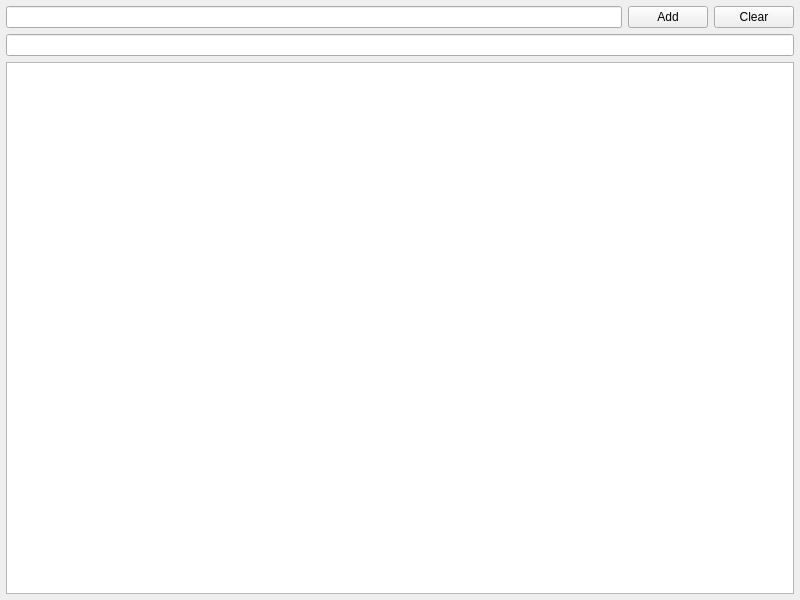
<?xml version="1.0" encoding="UTF-8"?>
<ui version="4.0">
 <class>CarmHashMainWindow</class>
 <widget class="QMainWindow" name="CarmHashMainWindow">
  <property name="geometry">
   <rect>
    <x>0</x>
    <y>0</y>
    <width>800</width>
    <height>600</height>
   </rect>
  </property>
  <property name="windowTitle">
   <string>Carmageddon cheat hash utility</string>
  </property>
  <widget class="QWidget" name="centralwidget">
   <layout class="QVBoxLayout" name="centralWidget">
    <property name="leftMargin">
     <number>6</number>
    </property>
    <property name="topMargin">
     <number>6</number>
    </property>
    <property name="rightMargin">
     <number>6</number>
    </property>
    <property name="bottomMargin">
     <number>6</number>
    </property>
    <item>
     <layout class="QHBoxLayout" name="inputLayout">
      <item>
       <widget class="QLineEdit" name="inputEdit">
        <property name="minimumSize">
         <size>
          <width>200</width>
          <height>0</height>
         </size>
        </property>
       </widget>
      </item>
      <item>
       <widget class="QPushButton" name="addButton">
        <property name="sizePolicy">
         <sizepolicy hsizetype="Minimum" vsizetype="Minimum">
          <horstretch>0</horstretch>
          <verstretch>0</verstretch>
         </sizepolicy>
        </property>
        <property name="text">
         <string>Add</string>
        </property>
       </widget>
      </item>
      <item>
       <widget class="QPushButton" name="clearButton">
        <property name="sizePolicy">
         <sizepolicy hsizetype="Minimum" vsizetype="Minimum">
          <horstretch>0</horstretch>
          <verstretch>0</verstretch>
         </sizepolicy>
        </property>
        <property name="text">
         <string>Clear</string>
        </property>
       </widget>
      </item>
     </layout>
    </item>
    <item>
     <widget class="QLineEdit" name="inputHashLabel">
      <property name="font">
       <font/>
      </property>
      <property name="readOnly">
       <bool>true</bool>
      </property>
     </widget>
    </item>
    <item>
     <widget class="QListWidget" name="history">
      <property name="font">
       <font/>
      </property>
      <property name="contextMenuPolicy">
       <enum>Qt::CustomContextMenu</enum>
      </property>
      <property name="selectionMode">
       <enum>QAbstractItemView::ExtendedSelection</enum>
      </property>
     </widget>
    </item>
   </layout>
  </widget>
 </widget>
 <tabstops>
  <tabstop>inputEdit</tabstop>
  <tabstop>addButton</tabstop>
  <tabstop>clearButton</tabstop>
  <tabstop>inputHashLabel</tabstop>
 </tabstops>
 <resources/>
 <connections/>
</ui>
